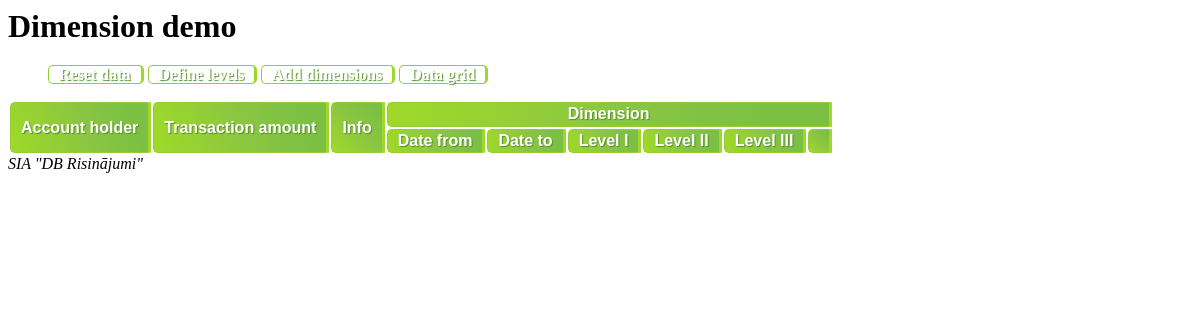
Page /demo/split.php on the earlier database version.
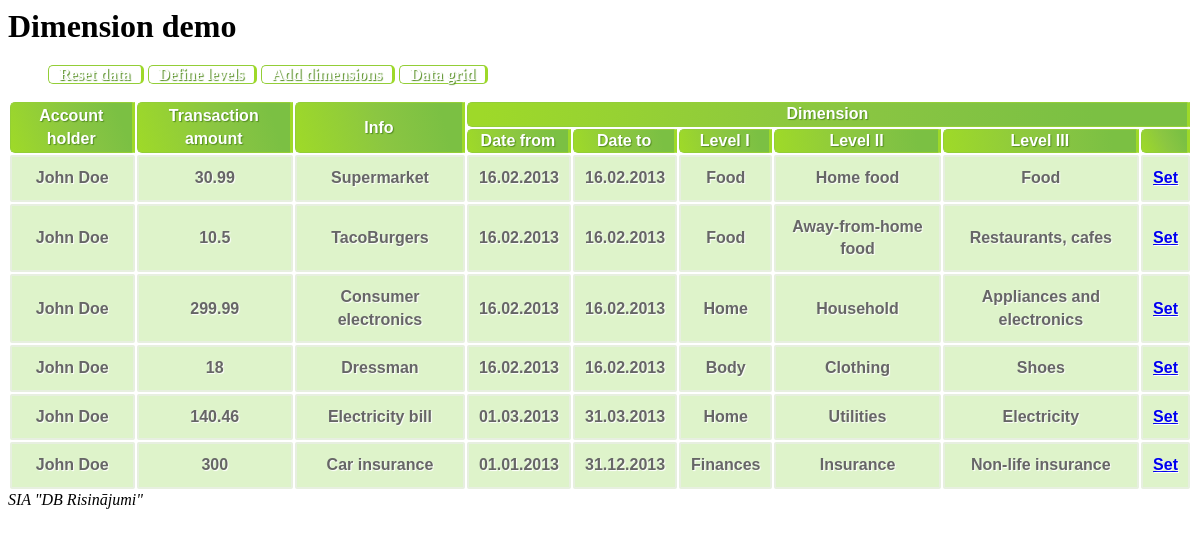
Same page on the later database version.
### tables this page shows
CREATE TABLE `dim_sample_bank_trans` (
  `id` int(11) NOT NULL AUTO_INCREMENT,
  `acc_holder` varchar(255) DEFAULT NULL,
  `balance` double DEFAULT NULL,
  `amount` double DEFAULT NULL,
  `message` text,
  PRIMARY KEY (`id`)
);

CREATE TABLE `dim_data` (
  `id` int(11) NOT NULL AUTO_INCREMENT,
  `table_id` int(11) DEFAULT NULL,
  `record_id` int(11) DEFAULT NULL,
  `l1_id` int(11) DEFAULT NULL,
  `l2_id` int(11) DEFAULT NULL,
  `l3_id` int(11) DEFAULT NULL,
  `amt` decimal(10,0) DEFAULT NULL,
  `date_from` datetime DEFAULT NULL,
  `date_to` datetime DEFAULT NULL,
  PRIMARY KEY (`id`)
);

CREATE TABLE `dim_l1` (
  `id` int(11) NOT NULL AUTO_INCREMENT,
  `dim_id` int(11) DEFAULT NULL,
  `code` varchar(32) DEFAULT NULL,
  `label` varchar(255) DEFAULT NULL,
  `hidden` tinyint(1) DEFAULT NULL,
  PRIMARY KEY (`id`)
);

CREATE TABLE `dim_l2` (
  `id` int(11) NOT NULL AUTO_INCREMENT,
  `l1_id` int(11) DEFAULT NULL,
  `dim_id` int(11) DEFAULT NULL,
  `code` varchar(32) DEFAULT NULL,
  `label` varchar(255) DEFAULT NULL,
  `hidden` tinyint(1) DEFAULT NULL,
  PRIMARY KEY (`id`)
);

CREATE TABLE `dim_l3` (
  `id` int(11) NOT NULL AUTO_INCREMENT,
  `l2_id` int(11) DEFAULT NULL,
  `dim_id` int(11) DEFAULT NULL,
  `code` varchar(32) DEFAULT NULL,
  `label` varchar(255) DEFAULT NULL,
  `hidden` tinyint(1) DEFAULT NULL,
  `levels_table_id` tinyint(4) DEFAULT NULL,
  PRIMARY KEY (`id`)
);

### src/DBRisinajumi/Dimensions/DimAutoload.php (called while the page is built, shortened)
<?php
class DimAutoload
{
    public static function load($class_name)
    {
        $sFile = dirname(dirname(dirname(__FILE__))).'/'.str_replace('\\', '/', $class_name).'.php';
        if (file_exists($sFile)) {
            return true;
        }
        return false;
    }
}

### src/DBRisinajumi/Dimensions/Data.php (called while the page is built, shortened)
<?php
class Data extends \DBRisinajumi\Dimensions\ADimension
{
    public function __construct(\mysqli $Database, Period $oPeriod)
    {
        $this->db = $Database;
    }
    public function getDimData($nTableId, $nRecordId)
    {
        $sSql = "
            SELECT
              dim_data.id,
              `table_id`,
              `record_id`,
              dim_data.l1_id,
              dim_data.l2_id,
              dim_data.l3_id,
              `amt`,
              `date_from`,
              `date_to`,
              dim_l1.code l1_code,
              dim_l2.code l2_code,
              dim_l3.code l3_code
            FROM
              dim_data
              LEFT OUTER JOIN dim_l1
                ON dim_data.l1_id = dim_l1.id
              LEFT OUTER JOIN dim_l2
                ON dim_data.l2_id = dim_l2.id
              LEFT OUTER JOIN dim_l3
                ON dim_data.l3_id = dim_l3.id
            WHERE
                dim_data.record_id = {$this->db->escape_string($nRecordId)} AND
                dim_data.table_id = {$this->db->escape_string($nTableId)}
        ";
        $q = $this->db->query($sSql) or error_log($this->db->error);
        return $q->fetch_assoc();
    }
    public function getUserDateFormat($sFormatType = 'php')
    {
        if ($sFormatType == 'php') {
            return  str_replace('%', '', $this->sUserDateFormat);
        }
        return $this->sUserDateFormat;
    }
}

### src/DBRisinajumi/Dimensions/Table.php (called while the page is built, shortened)
<?php
class Table extends \DBRisinajumi\Dimensions\ADimension
{
    public function __construct(\mysqli $Database)
    {
        $this->db = $Database;
    }
    public function getTableIdByName($sTableName)
    {
        $sSql = "SELECT
            id
        FROM
            dim_table
        WHERE
            table_name = '{$this->db->escape_string($sTableName)}'";
        $q = $this->db->query($sSql);
        if ($q->num_rows == 0) {
            return false;
        }
        $row = $q->fetch_assoc();
        return $row['id'];
    }
}

### demo/split.php (the view, shortened to what this page needs)
<?php
require 'views/header.php';
?>
<table class="dim_table">
    <tr>
        <th rowspan="2">Account holder</th>
        <th rowspan="2">Transaction amount</th>
        <th rowspan="2">Info</th>
        <th colspan="6">Dimension</th>
    </tr>
    <tr>
        <th>Date from</th>
        <th>Date to</th>
        <th>Level I</th>
        <th>Level II</th>
        <th>Level III</th>
        <th></th>
    </tr>
<?php
require 'init.php';
$oPeriod = new Period($Database);
$oPeriod->setPeriodType('monthly');
$oData = new Data($Database, $oPeriod);
$oTable = new \DBRisinajumi\Dimensions\Table($Database);
$nTableId = $oTable->getTableIdByName('dim_sample_bank_trans');
$sSql = "SELECT id, acc_holder, amount, message FROM dim_sample_bank_trans";
$q = $Database->query($sSql);
while ($row = $q->fetch_assoc()) {
    $aDimData = $oData->getDimData($nTableId, $row['id']);
    $sDateFrom = $sDateTo = '';
    if (!empty($aDimData['date_from'])) {
        $sDateFrom = date($oData->getUserDateFormat(), strtotime($aDimData['date_from']));
    }
    if (!empty($aDimData['date_to'])) {
        $sDateTo = date($oData->getUserDateFormat(), strtotime($aDimData['date_to']));
    }
    echo "<tr>
        <td>" . $row['acc_holder'] . "</td>
        <td>" . $row['amount'] . "</td>
        <td>" . $row['message'] . "</td>
        <td>" . $sDateFrom . "</td>
        <td>" . $sDateTo . "</td>
        <td>" . $aDimData['l1_code'] . "</td>
        <td>" . $aDimData['l2_code'] . "</td>
        <td>" . $aDimData['l3_code'] . "</td>
            ";
?>
    <td>
        <a href="split_popup.php?table_id=<?= $nTableId ?>&amp;record_id=<?= $row['id'] ?>&amp;amt=<?= $row['amount'] ?>"
           onclick="return popitup('split_popup.php?table_id=<?= $nTableId ?>&amp;record_id=<?= $row['id'] ?>&amp;amt=<?= $row['amount'] ?>')">Set</a>
    </td></tr>
<?php
}
?>
</table>
<?php
require 'views/footer.php';

### demo/views/header.php (shortened to what this page needs)
?><html>
    <head>
        <link rel="stylesheet" href="css/style.css"/>
        <link rel="stylesheet" href="http://code.jquery.com/ui/1.9.2/themes/base/jquery-ui.css"/>
    </head>
    <body>
        <div>
            <h1>Dimension demo</h1>
            <ul id="menu">
                <li><a href="reset.php" title="Reset all data">Reset data</a></li>
                <li><a href="tree.php" title="Define tree levels">Define levels</a></li>
                <li><a href="split.php" title="Add dimensions to record">Add dimensions</a></li>
                <li><a href="report.php" title="View data grid">Data grid</a></li>
            </ul>
        </div>

### demo/views/footer.php (shortened to what this page needs)
    <div id="dim_copyright">
        <em>SIA "DB Risinājumi"</em>
    </div>
  </body>
</html>

### demo/css/style.css (style rules this page uses)
table.dim_table { font-family: "Trebuchet MS", sans-serif; font-size: 16px; font-weight: bold; line-height: 1.4em; font-style: normal; border-collapse:separate; }
.dim_table tbody th { color:#fff; text-shadow:1px 1px 1px #568F23; background-color:#9DD929; border:1px solid #93CE37; border-right:3px solid #9ED929; padding:0px 10px; background:-webkit-gradient( linear, left bottom, right top, color-stop(0.02, rgb(158,217,41)), color-stop(0.51, rgb(139,198,66)), color-stop(0.87, rgb(123,192,67)) ); background: -moz-linear-gradient( left bottom, rgb(158,217,41) 2%, rgb(139,198,66) 51%, rgb(123,192,67) 87% ); -moz-border-radius:5px 0px 0px 5px; -webkit-border-top-left-radius:5px; -webkit-border-bottom-left-radius:5px; border-top-left-radius:5px; border-bottom-left-radius:5px; }
.dim_table tbody td { padding:10px; text-align:center; background-color:#DEF3CA; border: 2px solid #E7EFE0; -moz-border-radius:2px; -webkit-border-radius:2px; border-radius:2px; color:#666; text-shadow:1px 1px 1px #fff; }
#menu li { display: inline; list-style-type: none; padding-right: 20px; padding:15px; -moz-border-bottom-colors: none; -moz-border-left-colors: none; -moz-border-right-colors: none; -moz-border-top-colors: none; background: -moz-linear-gradient(left bottom , #9ED929 2%, #8BC642 51%, #7BC043 87%) repeat scroll 0 0 transparent; border-color: #93CE37 #9ED929 #93CE37 #93CE37; border-image: none; border-style: solid; border-radius: 5px; border-width: 1px 3px 1px 1px; color: #FFFFFF; padding: 0 10px; text-shadow: 1px 1px 1px #568F23; }
#menu li a { color: #FFFFFF; font-weight: bold; text-decoration: none; }

Differences in the rows shown:
added dim_sample_bank_trans: acc_holder "John Doe", amount "30.99", message "Supermarket", dim_data.date_from "16.02.2013", dim_data.date_to "16.02.2013", dim_l1.code "Food", dim_l2.code "Home food", dim_l3.code "Food"
added dim_sample_bank_trans: acc_holder "John Doe", amount "10.5", message "TacoBurgers", dim_data.date_from "16.02.2013", dim_data.date_to "16.02.2013", dim_l1.code "Food", dim_l2.code "Away-from-home food", dim_l3.code "Restaurants, cafes"
added dim_sample_bank_trans: acc_holder "John Doe", amount "299.99", message "Consumer electronics", dim_data.date_from "16.02.2013", dim_data.date_to "16.02.2013", dim_l1.code "Home", dim_l2.code "Household", dim_l3.code "Appliances and electronics"
added dim_sample_bank_trans: acc_holder "John Doe", amount "18", message "Dressman", dim_data.date_from "16.02.2013", dim_data.date_to "16.02.2013", dim_l1.code "Body", dim_l2.code "Clothing", dim_l3.code "Shoes"
added dim_sample_bank_trans: acc_holder "John Doe", amount "140.46", message "Electricity bill", dim_data.date_from "01.03.2013", dim_data.date_to "31.03.2013", dim_l1.code "Home", dim_l2.code "Utilities", dim_l3.code "Electricity"
added dim_sample_bank_trans: acc_holder "John Doe", amount "300", message "Car insurance", dim_data.date_from "01.01.2013", dim_data.date_to "31.12.2013", dim_l1.code "Finances", dim_l2.code "Insurance", dim_l3.code "Non-life insurance"
